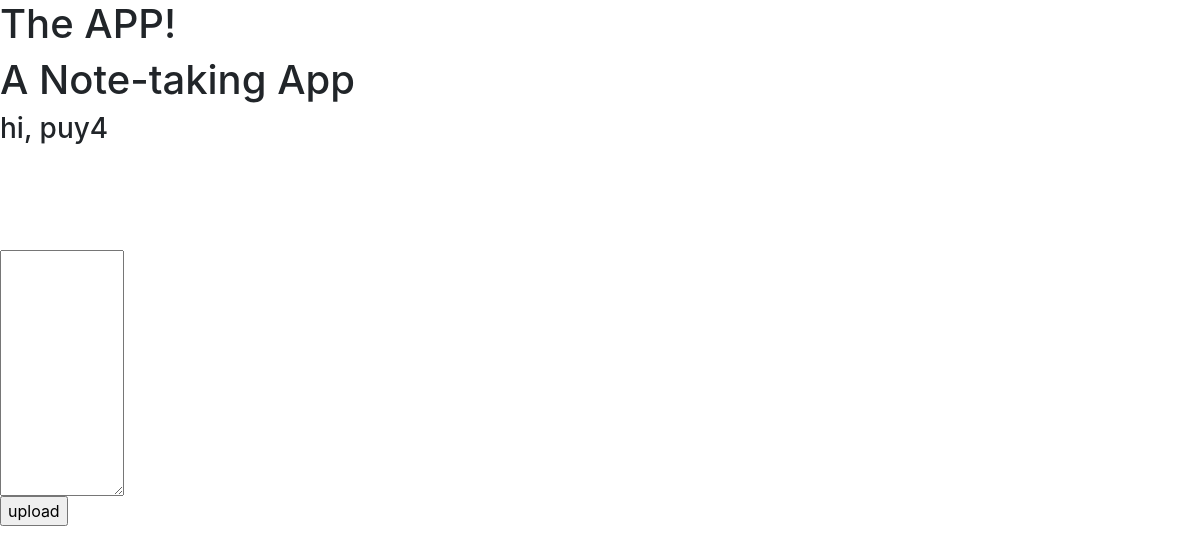
The page /e/puy4/notes/ (signed in) on the database as committed earlier.
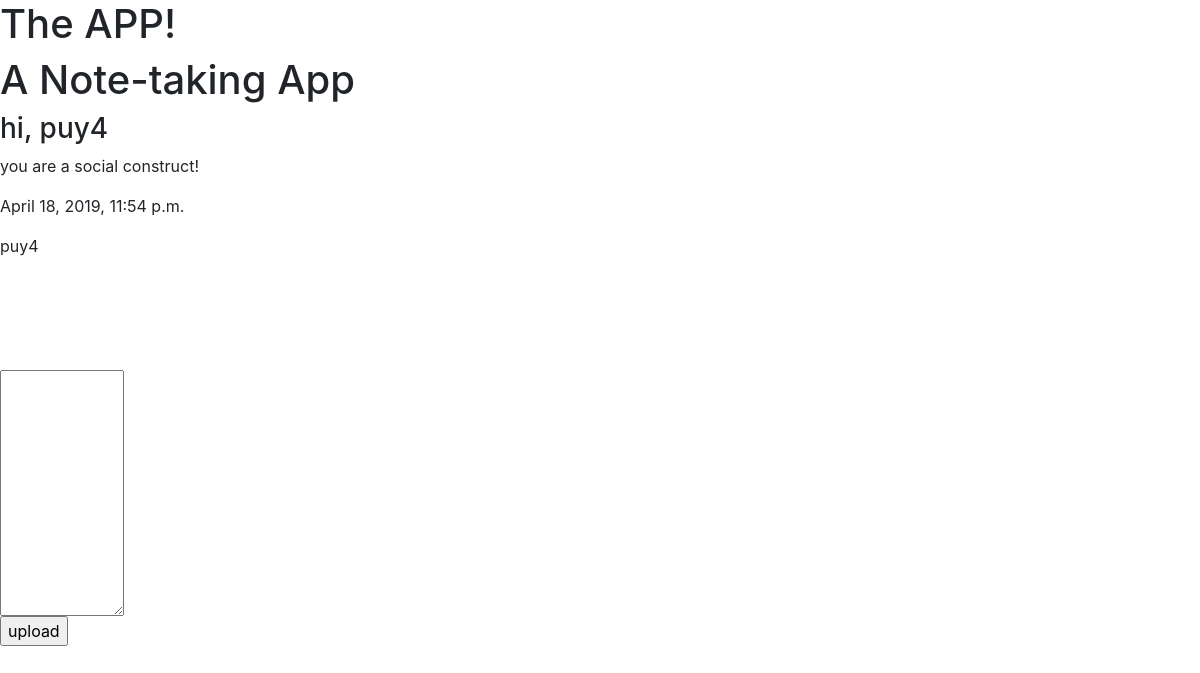
The same page on the database as committed later.
### homepage1/models.py (models this page shows)
class Post(models.Model):
     content = models.TextField()
     user = models.ForeignKey(User, on_delete=models.CASCADE)
     date = models.DateTimeField(default=timezone.now)

### homepage1/views.py (the view)
# urls.py: path('notes/',views.notes, name='notes'),
def notes(request):
   notes = Post.objects.all().filter(user=request.user)
   return render(request, 'notes.html',{'notes': notes})

### homepage1/templates/notes.html
{% extends "base.html" %}
{% block content %}
   <header>
      <h1>A Note-taking App</h1>
   </header>
   <h3>hi, {{ user.username }}</h3>
   <div>
   {% for note in notes %}
     <p>{{ note.content }}</p>
     <p>{{ note.date}}</p>
     <p>{{ note.user}}</p>
   </div>
   {% endfor %}
   <div>
      <br></br><br></br>
      <textarea rows="10" cols="10" form="postform"></textarea>
      <form name="postform" method="POST" id="postform">
          <input type="submit" value="upload">
      </form>
   </div>
{% endblock %}

### homepage1/templates/base.html (shortened to what this page needs)
<html>
<head>
    <link rel="stylesheet" href="https://stackpath.bootstrapcdn.com/bootstrap/4.3.1/css/bootstrap.min.css">
</head>
<body>
   <h1>The APP!</h1>
    {% block content %}{% endblock content %}
</body>
</html>

Rows that differ between the two databases and show on the page:
added Post: content "you are a social construct!", date "April 18, 2019, 11:54 p.m.", user "puy4"
